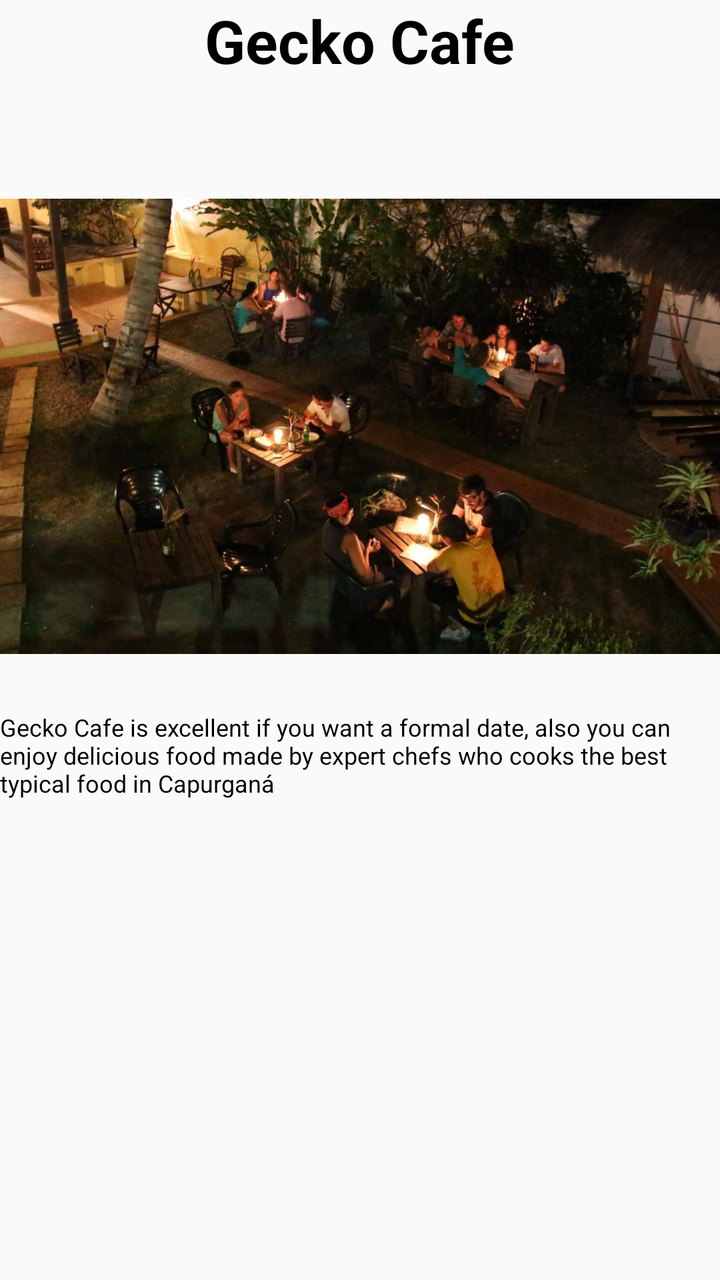
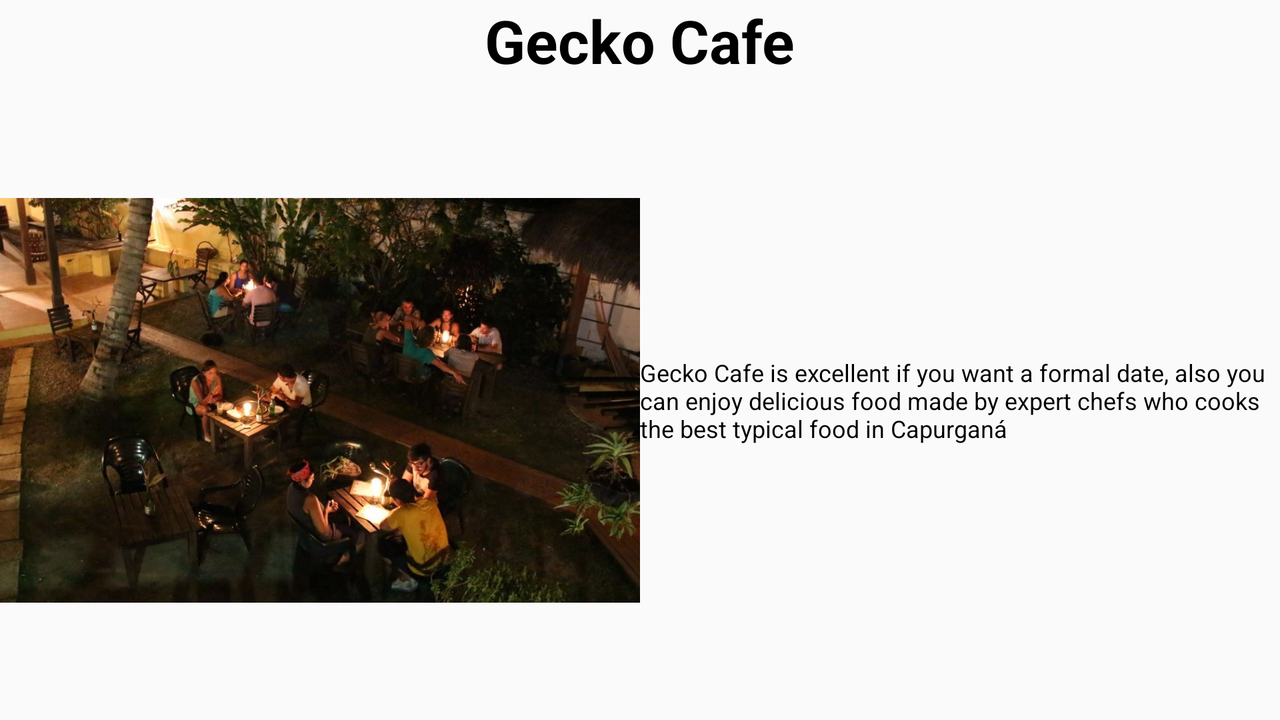

An Android layout and its configuration variant, each rendered on a device that would load it. The default file and the variant file are quoted in full after the pictures.
<!-- AndroidManifest.xml: application theme AppTheme -->
<!-- res/layout/fragment_restaurant2.xml -->
<FrameLayout xmlns:android="http://schemas.android.com/apk/res/android"
    xmlns:tools="http://schemas.android.com/tools"
    android:layout_width="match_parent"
    android:layout_height="match_parent"
    tools:context="com.example.david.practica2.Restaurant2">

    <LinearLayout
        android:layout_width="match_parent"
        android:layout_height="match_parent"
        android:orientation="vertical">
        <TextView
            style="@style/titlestyle"
            android:layout_width="wrap_content"
            android:layout_height="0dp"
            android:layout_weight="1"
            android:text="@string/tirest2" />
        <ImageView
            android:layout_width="wrap_content"
            android:layout_height="0dp"
            android:layout_weight="4"
            android:src="@drawable/geckocafe"/>
        <TextView style="@style/textstyle"
            android:layout_width="wrap_content"
            android:layout_height="0dp"
            android:layout_weight="4"
            android:text="@string/trest2" />

    </LinearLayout>

</FrameLayout>
<!-- resources referenced by this layout -->
<resources>
  <!-- drawable geckocafe: jpg bitmap (drawable, 104690 bytes) -->
  <string name="tirest2">Gecko Cafe</string>
  <string name="trest2">Gecko Cafe is excellent if you want a formal date, also you can enjoy delicious food made by expert chefs who cooks the best typical food in Capurganá</string>
  <style name="textstyle">
          <item name="android:textColor">@color/black</item>
          <item name="android:textSize">12sp</item>
      </style>
  <style name="titlestyle">
          <item name="android:textColor">@color/black</item>
          <item name="android:textStyle">bold</item>
          <item name="android:textSize">30sp</item>
          <item name="android:layout_gravity">center</item>
      </style>
  <style name="AppTheme" parent="Theme.AppCompat.Light.DarkActionBar">
          
          <item name="colorPrimary">@color/mediumaquamarine</item>
          <item name="colorPrimaryDark">@color/green</item>
          <item name="colorAccent">@color/greenyellow</item>
      </style>
  <item name="black" type="color">#000000</item>
  <item name="mediumaquamarine" type="color">#66cdaa</item>
  <item name="green" type="color">#008000</item>
  <item name="greenyellow" type="color">#adff2f</item>
</resources>
<!-- res/layout-land/fragment_restaurant2.xml (the repository's variant of the layout above) -->
<!-- drawn on the phone turned sideways -->
<LinearLayout xmlns:android="http://schemas.android.com/apk/res/android"
    xmlns:tools="http://schemas.android.com/tools"
    android:layout_width="match_parent"
    android:layout_height="match_parent"
    android:orientation="vertical"
    tools:context="com.example.david.practica2.Restaurant2">

    <LinearLayout
        android:layout_width="match_parent"
        android:layout_height="wrap_content"
        android:orientation="vertical">
        <TextView
            style="@style/titlestyle"
            android:layout_width="wrap_content"
            android:layout_height="wrap_content"
            android:layout_weight="1"
            android:text="@string/tirest2" />

    </LinearLayout>

    <LinearLayout
        android:layout_width="match_parent"
        android:layout_height="wrap_content"
        android:orientation="horizontal">
        <ImageView
            android:layout_width="0dp"
            android:layout_height="wrap_content"
            android:layout_gravity="center"
            android:layout_weight="1"
            android:src="@drawable/geckocafe"/>
        <TextView style="@style/textstyle"
            android:layout_width="0dp"
            android:layout_height="wrap_content"
            android:layout_gravity="center"
            android:layout_weight="1"
            android:text="@string/trest2" />
    </LinearLayout>

</LinearLayout>
